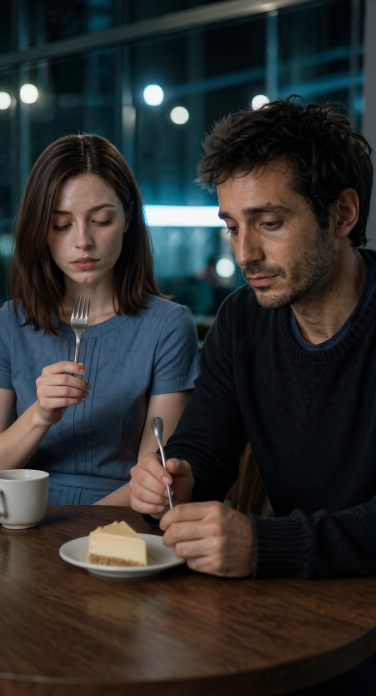
#> input picture anya-el-podcast/minidrama/assets/m05-tenedor.png, 752 x 1392 px (shown at 1/2 size)
$ python -i produce_m05_kling.py   (imports and definitions only)
#> lines starting #> are read from the running program, lines starting #| are printed output that depends on the picture
#!/usr/bin/env python3
"""M05 ¿Importo? — ElevenLabs + Kling Avatar. Keys en /tmp/anya_secrets.env."""

from __future__ import annotations

import json
import os
import subprocess
from pathlib import Path

ROOT = Path(__file__).resolve().parents[1]
ASSETS = ROOT / "assets"
OUT = ROOT / "piloto"
WORK = OUT / "_build" / "M05_kling"
W, H, FPS = 1080, 1920, 24
FONT = "/usr/share/fonts/truetype/liberation/LiberationSans-Bold.ttf"
if not Path(FONT).exists():
    FONT = "/usr/share/fonts/truetype/dejavu/DejaVuSans-Bold.ttf"

VOICES = {
    "anya": "pFZP5JQG7iQjIQuC4Bku",  # Lily
    "ethan": "TX3LPaxmHKxFdv7VOQHJ",  # Liam
}

SETTINGS = {
    "anya": {"stability": 0.58, "similarity_boost": 0.78, "style": 0.12, "use_speaker_boost": True},
    "ethan": {"stability": 0.48, "similarity_boost": 0.75, "style": 0.22, "use_speaker_boost": True},
}

P_ANYA = (
    "Young woman in a night cafe speaking Spanish, dusty blue pleated dress, "
    "shoulder-length chestnut hair, pale blue eyes, naive earnest face, "
    "subtle natural blinks, small head movement, no big smile, photoreal. "
    "No text, no letters, no captions, no subtitles, no watermark."
)
P_ETHAN = (
    "Tired young scientist in a dark knit sweater speaking quietly in Spanish, "
    "short stubble, messy dark hair, shy, natural blinks, photoreal night cafe. "
    "No text, no letters, no captions, no subtitles, no watermark, no signs."
)

SHOTS = [
    {
        "id": "t0",
        "image": "m05-tenedor.png",
        "seconds": 3.2,
        "caption": "Café · el pastel",
        "caption2": "M05 · ¿Importo?",
        "avatar": False,
    },
    {
        "id": "t1a",
        "image": "m04-anya-mira.png",
        "who": "anya",
        "text": "¿Se come con tenedor? No quiero hacerlo mal.",
        "avatar": True,
        "prompt": P_ANYA + " Genuine worry about using the fork correctly, not comic.",
    },
    {
        "id": "t1b",
        "image": "m05-ethan-clean.png",
        "who": "ethan",
        "text": "Como quieras. Nadie va a calificar.",
        "avatar": True,
        "prompt": P_ETHAN + " Soft, kind, a little smile in the eyes.",
    },
    {
        "id": "t1c",
        "image": "m03-anya-taza.png",
        "who": "anya",
        "text": "Eso ayuda. En mi día sí califican.",
        "avatar": True,
        "prompt": P_ANYA,
    },
    {
        "id": "t2a",
        "image": "m04-anya-mira.png",
        "who": "anya",
        "text": "Tu corazón va más rápido que cuando llegué. ¿Es el azúcar? ¿O es que estoy aquí? Si es un problema médico, debería avisarte.",
        "avatar": True,
        "prompt": P_ANYA + " Clinical then a real question. Not flirty.",
    },
    {
        "id": "t2b",
        "image": "m05-ethan-clean.png",
        "who": "ethan",
        "text": "No es médico. Estoy nervioso. Hace tiempo que no hablo así. Tú preguntas cosas que nadie pregunta.",
        "avatar": True,
        "prompt": P_ETHAN + " Shy honesty, slightly startled by her directness.",
    },
    {
        "id": "t2c",
        "image": "m04-anya-mira.png",
        "who": "anya",
        "text": "¿Nervioso... es malo?",
        "avatar": True,
        "prompt": P_ANYA,
    },
    {
        "id": "t2d",
        "image": "m05-ethan-clean.png",
        "who": "ethan",
        "text": "A veces es que la conversación importa.",
        "avatar": True,
        "prompt": P_ETHAN + " Quiet, choosing words carefully.",
    },
    {
        "id": "t2e",
        "image": "m04-anya-mira.png",
        "who": "anya",
        "text": "Ah. Entonces… ¿importo? No hace falta que contestes si pesa demasiado. Acabo de aprender que algunas preguntas pesan más que las palabras.",
        "avatar": True,
        "prompt": P_ANYA + " Literal discovery, then a careful apology. No smile.",
    },
    {
        "id": "t3a",
        "image": "m05-ethan-clean.png",
        "who": "ethan",
        "text": "Importas. Aunque nos acabamos de conocer. Qué cosa más rara.",
        "avatar": True,
        "prompt": P_ETHAN + " Honest, shy, a late small smile, not a grin.",
    },
    {
        "id": "t3b",
        "image": "m03-anya-taza.png",
        "who": "anya",
        "text": "A mí me parece un dato útil. Gracias.",
        "avatar": True,
        "prompt": P_ANYA,
    },
    {
        "id": "t3c",
        "image": "m05-ethan-clean.png",
        "who": "ethan",
        "text": "Mañana, si no llueve, hay un lago. Pájaros. Uno se olvida del modelo. Si quieres seguir el experimento.",
        "avatar": True,
        "prompt": P_ETHAN + " Offering something fragile, hopeful, still tired.",
    },
    {
        "id": "t3d",
        "image": "m04-anya-mira.png",
        "who": "anya",
        "text": "Quiero. El lago no estaba en mi ruta. Voy a cambiar la ruta. ¿Se lleva paraguas aunque no llueva? En los videos a veces lo llevan y no llueve.",
        "avatar": True,
        "prompt": P_ANYA + " Decision first, then a literal question about umbrellas.",
    },
    {
        "id": "t4a",
        "image": "m05-taza-vacia.png",
        "seconds": 3.4,
        "avatar": False,
    },
    {
        "id": "t4b",
        "image": "m05-taza-vacia.png",
        "who": "anya",
        "text": "El pecho me hace un ruido que no estaba. No es taquicardia mía. No debería tenerla. Lo anoto: ruido. Causa: Ethan. No sé la casilla.",
        "avatar": False,
    },
    {
        "id": "t4c",
        "image": "m05-anya-pecho.png",
        "seconds": 3.0,
        "caption": "Causa: Ethan",
        "avatar": False,
    },
    {
        "id": "t4d",
        "image": "m05-lab-lluvia.png",
        "seconds": 4.0,
        "avatar": False,
    },
]


# [9 lines left out: function load_secrets, not called in this run]


def run(cmd: list[str]) -> None:
    print("+", " ".join(cmd[:8]), "...")
    subprocess.run(cmd, check=True)


# [36 lines left out: functions duration_sec, eleven_tts, not called in this run]


def fit_cover(src: Path, dest: Path) -> None:
#> called with src = '../assets/m05-tenedor.png', dest = 'out.png'
    from PIL import Image

    im = Image.open(src).convert("RGB")
#> im is the input picture: PIL image 752x1392 RGB; mean R, G, B 47.4, 47.4, 45.7
    scale = max(W / im.width, H / im.height)
#> scale = 1.44
    nw, nh = int(im.width * scale), int(im.height * scale)
#> nw = 1080; nh = 1999
    im = im.resize((nw, nh), Image.Resampling.LANCZOS)
#> im: PIL image 1080x1999 RGB
    left, top = (nw - W) // 2, (nh - H) // 2
#> left = 0; top = 39
    im.crop((left, top, left + W, top + H)).save(dest, quality=95)
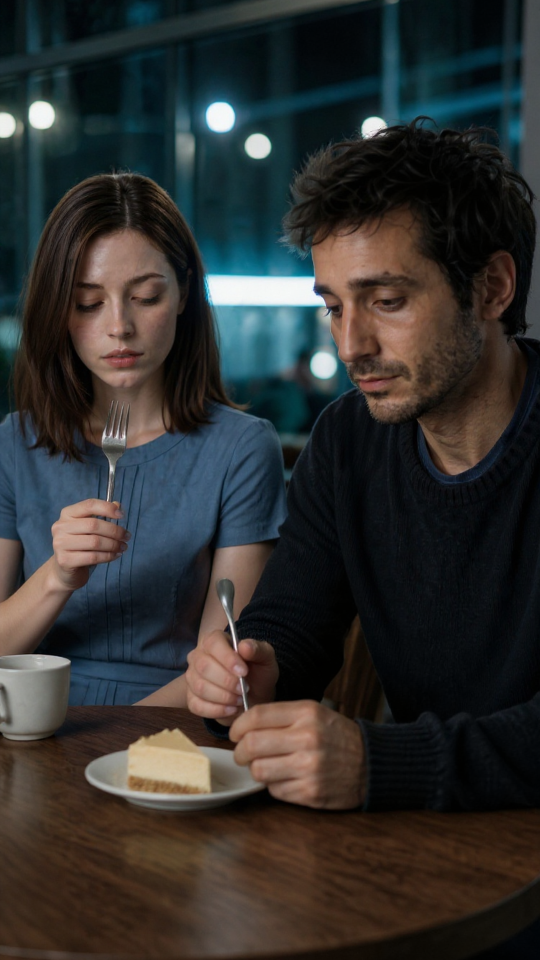
#> saved as out.png: PIL image 1080x1920 RGB (shown at 1/2 size); mean R, G, B 48.2, 48.2, 46.6


# [28 lines left out: functions ken, to_916, not called in this run]


def silence(dest: Path, seconds: float) -> None:
    run(["ffmpeg", "-y", "-f", "lavfi", "-i", "anullsrc=r=44100:cl=mono", "-t", f"{seconds:.3f}", str(dest)])


def pad_audio(src: Path, dest: Path, seconds: float) -> None:
    run(["ffmpeg", "-y", "-i", str(src), "-af", f"apad=whole_dur={seconds:.3f}", "-ar", "44100", "-ac", "1", str(dest)])


# [179 lines left out: functions caption_png, overlay_caption, mux, fal_upload, kling_avatar, main, not called in this run]


# [2 lines not run here, left out]

>>> result = fit_cover('../assets/m05-tenedor.png', 'out.png')

$ run again, on anya-el-podcast/minidrama/assets/ethan-lock-retrato.png
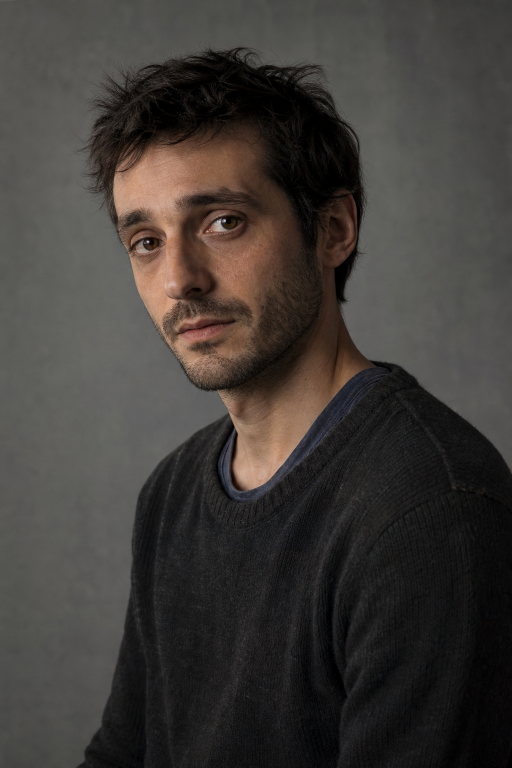
#> input picture anya-el-podcast/minidrama/assets/ethan-lock-retrato.png, 1024 x 1536 px (shown at 1/2 size)
#> in fit_cover, im is the input picture: PIL image 1024x1536 RGB; mean R, G, B 63.5, 59.2, 55.8
#> im: PIL image 1280x1920 RGB
#> in fit_cover, `im.crop((left, top, left + W, top + H)).save(dest, quality=95)`:
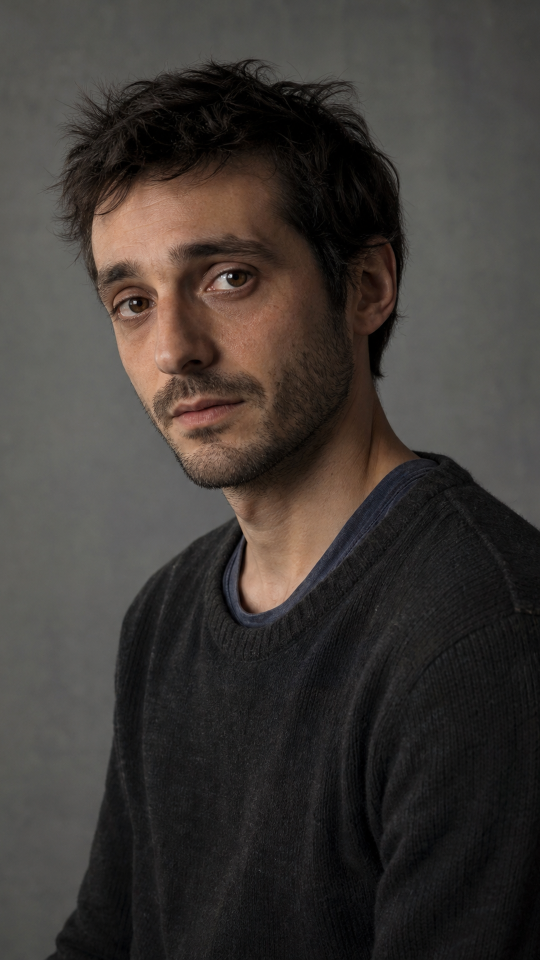
#> saved as out.png: PIL image 1080x1920 RGB (shown at 1/2 size); mean R, G, B 62.9, 57.8, 54.2

$ run again, on anya-el-podcast/minidrama/assets/levin-lock-retrato.png
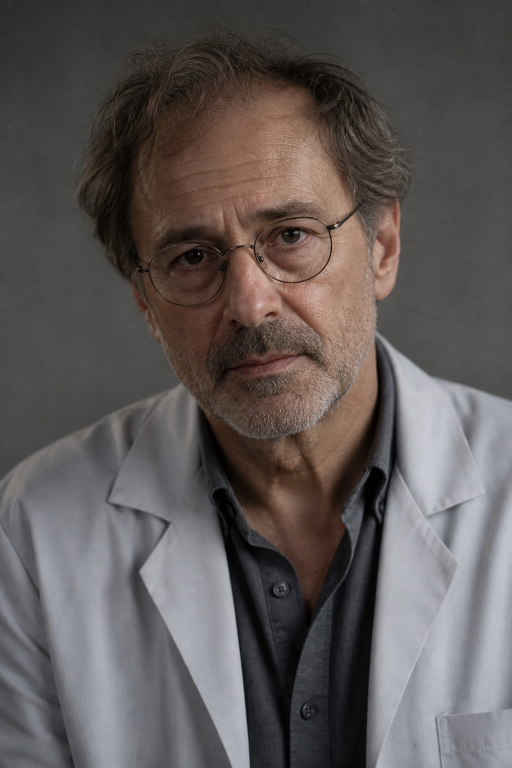
#> input picture anya-el-podcast/minidrama/assets/levin-lock-retrato.png, 1024 x 1536 px (shown at 1/2 size)
#> in fit_cover, im is the input picture: PIL image 1024x1536 RGB; mean R, G, B 94.4, 88.3, 86.9
#> im: PIL image 1280x1920 RGB
#> in fit_cover, `im.crop((left, top, left + W, top + H)).save(dest, quality=95)`:
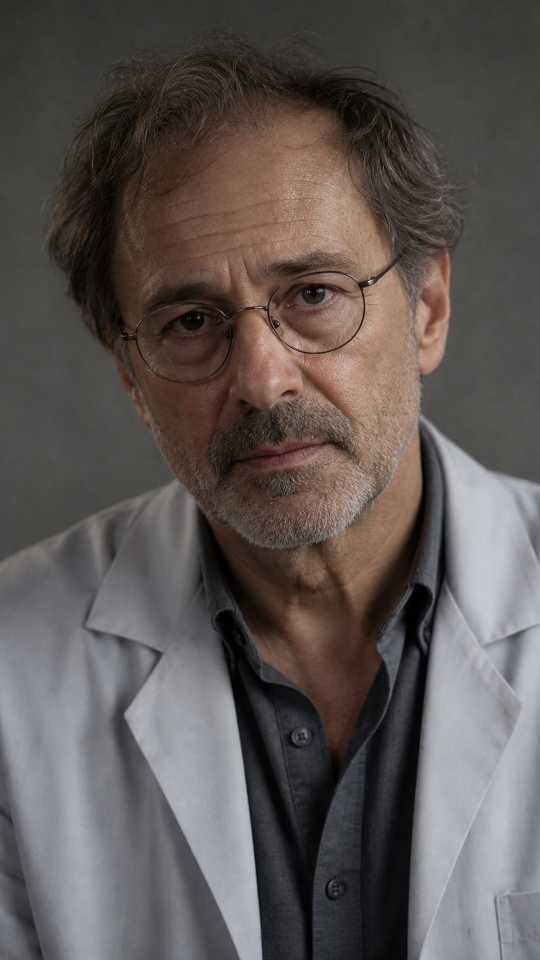
#> saved as out.png: PIL image 1080x1920 RGB (shown at 1/2 size); mean R, G, B 93.9, 86.6, 84.5

$ run again, on anya-el-podcast/minidrama/assets/m01-anya-listen.png
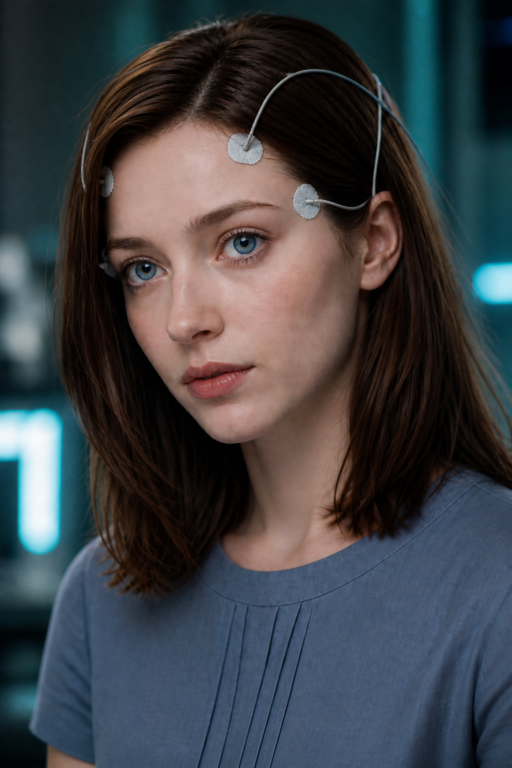
#> input picture anya-el-podcast/minidrama/assets/m01-anya-listen.png, 1024 x 1536 px (shown at 1/2 size)
#> in fit_cover, im is the input picture: PIL image 1024x1536 RGB; mean R, G, B 62.5, 65.5, 69.9
#> im: PIL image 1280x1920 RGB
#> in fit_cover, `im.crop((left, top, left + W, top + H)).save(dest, quality=95)`:
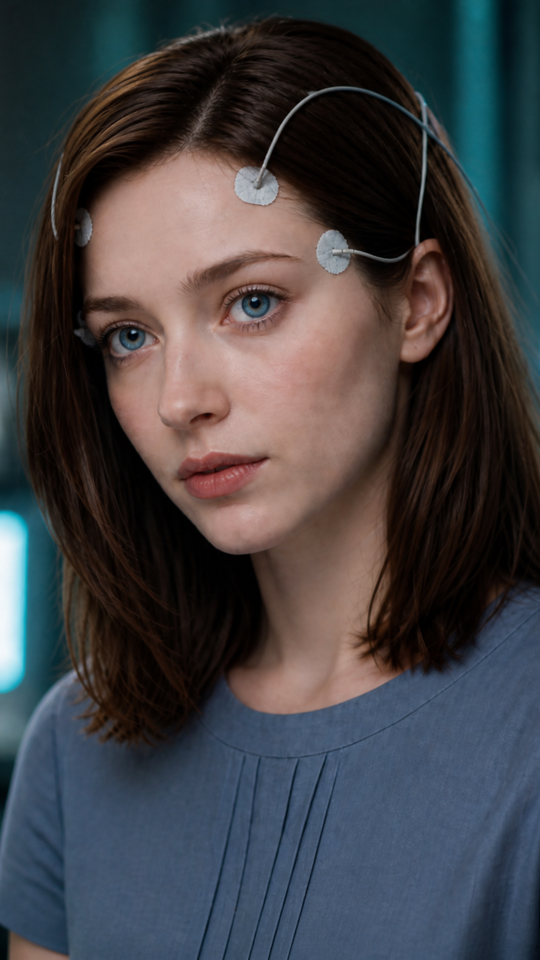
#> saved as out.png: PIL image 1080x1920 RGB (shown at 1/2 size); mean R, G, B 65.2, 64.4, 67.9
